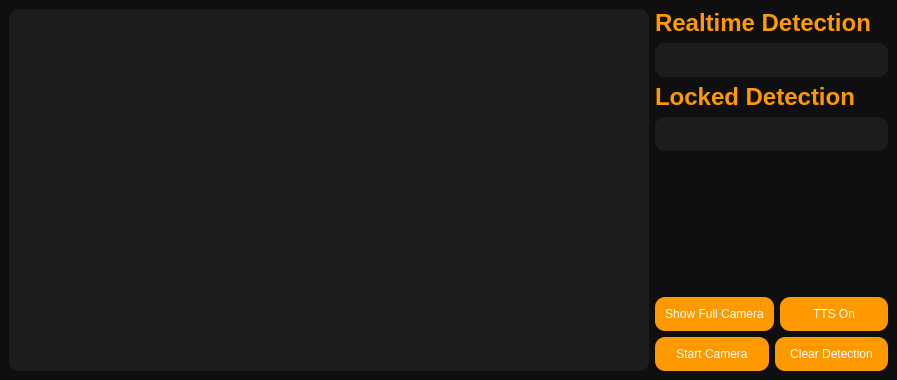
<?xml version="1.0" encoding="UTF-8"?>
<ui version="4.0">
 <class>MainWindow</class>
 <widget class="QMainWindow" name="MainWindow">
  <property name="geometry">
   <rect>
    <x>0</x>
    <y>0</y>
    <width>897</width>
    <height>380</height>
   </rect>
  </property>
  <property name="windowTitle">
   <string>American Sign Language Detection</string>
  </property>
  <property name="styleSheet">
   <string notr="true">
    background-color: #0f0f0f;
    color: #ffffff;
   </string>
  </property>
  <widget class="QWidget" name="centralwidget">
   <layout class="QVBoxLayout" name="verticalLayout_2">
    <item>
     <layout class="QHBoxLayout" name="horizontalLayout_4" stretch="7,3">
      <item>
       <widget class="QLabel" name="videoLabel">
        <property name="sizePolicy">
         <sizepolicy hsizetype="Expanding" vsizetype="Expanding">
          <horstretch>7</horstretch>
          <verstretch>0</verstretch>
         </sizepolicy>
        </property>
        <property name="minimumSize">
         <size>
          <width>640</width>
          <height>360</height>
         </size>
        </property>
        <property name="styleSheet">
         <string notr="true">
          background-color: #1c1c1c;
          border-radius: 10px;
          padding: 10px;
         </string>
        </property>
        <property name="text">
         <string/>
        </property>
       </widget>
      </item>
      <item>
       <layout class="QVBoxLayout" name="verticalLayout">
        <item>
         <widget class="QLabel" name="label">
          <property name="font">
           <font>
            <pointsize>18</pointsize>
            <weight>75</weight>
            <bold>true</bold>
           </font>
          </property>
          <property name="styleSheet">
           <string notr="true">
            color: #ff9900;
           </string>
          </property>
          <property name="text">
           <string>Realtime Detection</string>
          </property>
         </widget>
        </item>
        <item>
         <widget class="QLabel" name="realtimeDetectionLabel">
          <property name="sizePolicy">
           <sizepolicy hsizetype="Expanding" vsizetype="Preferred">
            <horstretch>0</horstretch>
            <verstretch>0</verstretch>
           </sizepolicy>
          </property>
          <property name="styleSheet">
           <string notr="true">
            background-color: #1c1c1c;
            border-radius: 10px;
            padding: 10px;
           </string>
          </property>
          <property name="text">
           <string/>
          </property>
         </widget>
        </item>
        <item>
         <widget class="QLabel" name="label_3">
          <property name="font">
           <font>
            <pointsize>18</pointsize>
            <weight>75</weight>
            <bold>true</bold>
           </font>
          </property>
          <property name="styleSheet">
           <string notr="true">
            color: #ff9900;
           </string>
          </property>
          <property name="text">
           <string>Locked Detection</string>
          </property>
         </widget>
        </item>
        <item>
         <widget class="QLabel" name="lockedDetectionLabel">
          <property name="sizePolicy">
           <sizepolicy hsizetype="Expanding" vsizetype="Preferred">
            <horstretch>0</horstretch>
            <verstretch>0</verstretch>
           </sizepolicy>
          </property>
          <property name="styleSheet">
           <string notr="true">
            background-color: #1c1c1c;
            border-radius: 10px;
            padding: 10px;
           </string>
          </property>
          <property name="text">
           <string/>
          </property>
         </widget>
        </item>
        <item>
         <spacer name="verticalSpacer">
          <property name="orientation">
           <enum>Qt::Vertical</enum>
          </property>
          <property name="sizeHint" stdset="0">
           <size>
            <width>20</width>
            <height>40</height>
           </size>
          </property>
         </spacer>
        </item>
        <item>
         <layout class="QHBoxLayout" name="horizontalLayout_2">
          <item>
           <widget class="QPushButton" name="showFullCameraButton">
            <property name="sizePolicy">
             <sizepolicy hsizetype="Expanding" vsizetype="Fixed">
              <horstretch>0</horstretch>
              <verstretch>0</verstretch>
             </sizepolicy>
            </property>
            <property name="styleSheet">
             <string notr="true">
              background-color: #ff9900;
              color: #ffffff;
              border-radius: 10px;
              padding: 10px;
             </string>
            </property>
            <property name="text">
             <string>Show Full Camera</string>
            </property>
            <property name="checkable">
             <bool>true</bool>
            </property>
           </widget>
          </item>
          <item>
           <widget class="QPushButton" name="ttsButton">
            <property name="sizePolicy">
             <sizepolicy hsizetype="Expanding" vsizetype="Fixed">
              <horstretch>0</horstretch>
              <verstretch>0</verstretch>
             </sizepolicy>
            </property>
            <property name="styleSheet">
             <string notr="true">
              background-color: #ff9900;
              color: #ffffff;
              border-radius: 10px;
              padding: 10px;
             </string>
            </property>
            <property name="text">
             <string>TTS On</string>
            </property>
            <property name="checkable">
             <bool>true</bool>
            </property>
           </widget>
          </item>
         </layout>
        </item>
        <item>
         <layout class="QHBoxLayout" name="horizontalLayout_3">
          <item>
           <widget class="QPushButton" name="startStopCameraButton">
            <property name="sizePolicy">
             <sizepolicy hsizetype="Expanding" vsizetype="Fixed">
              <horstretch>0</horstretch>
              <verstretch>0</verstretch>
             </sizepolicy>
            </property>
            <property name="styleSheet">
             <string notr="true">
              background-color: #ff9900;
              color: #ffffff;
              border-radius: 10px;
              padding: 10px;
             </string>
            </property>
            <property name="text">
             <string>Start Camera</string>
            </property>
           </widget>
          </item>
          <item>
           <widget class="QPushButton" name="clearDetectionButton">
            <property name="sizePolicy">
             <sizepolicy hsizetype="Expanding" vsizetype="Fixed">
              <horstretch>0</horstretch>
              <verstretch>0</verstretch>
             </sizepolicy>
            </property>
            <property name="styleSheet">
             <string notr="true">
              background-color: #ff9900;
              color: #ffffff;
              border-radius: 10px;
              padding: 10px;
             </string>
            </property>
            <property name="text">
             <string>Clear Detection</string>
            </property>
           </widget>
          </item>
         </layout>
        </item>
       </layout>
      </item>
     </layout>
    </item>
   </layout>
  </widget>
 </widget>
 <resources/>
 <connections/>
</ui>
